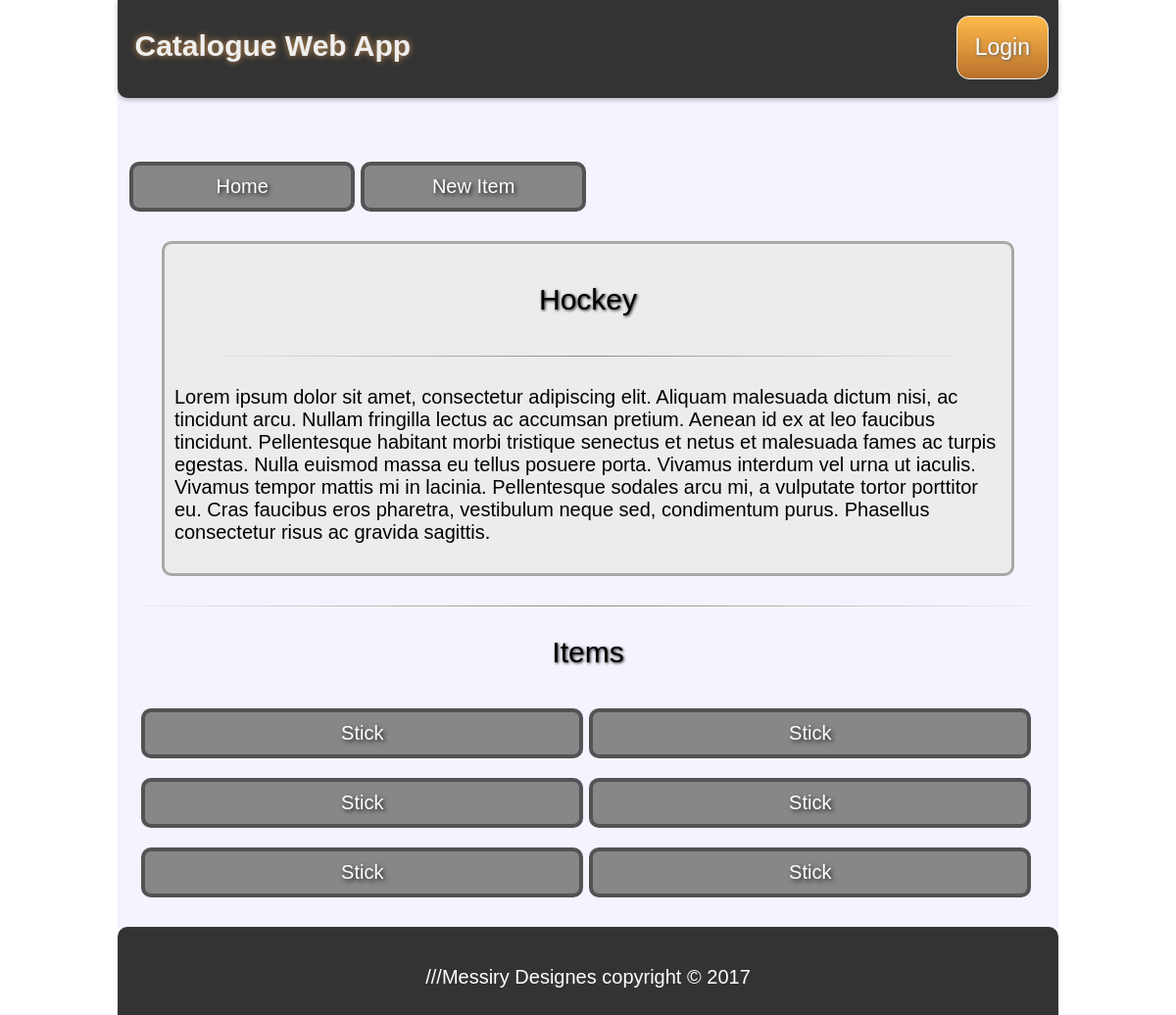
The app's page /category/5/items with its own data.
### database_setup.py (models this page shows, shortened)
class Category(Base):
    __tablename__ = 'category'
    id = Column(Integer, primary_key=True)
    name = Column(String(250), nullable=False)
    description = Column(String(250), nullable=False)
    user_id = Column(Integer, ForeignKey('user.id'))
    user = relationship(User)

class Cat_Item(Base):
    __tablename__ = 'cat_item'
    name = Column(String(80), nullable=False)
    id = Column(Integer, primary_key=True)
    description = Column(String(250), nullable=False)
    date = Column(DateTime, default=datetime.datetime.utcnow)
    category_id = Column(Integer, ForeignKey('category.id'))
    category = relationship(Category)
    user_id = Column(Integer, ForeignKey('user.id'))
    user = relationship(User)

### app.py (the view)
@app.route('/category/<int:cat_id>/items', methods=['GET'])
def Show_Items(cat_id):
    if request.method == 'GET':
        cat = session.query(Category).filter_by(id=cat_id).one()
        items = session.query(Cat_Item).filter_by(category_id=cat_id).all()
        return render_template("category_items.html",
                               cat=cat,
                               items=items,
                               username=bool_username())

### app.py (called while the page is built)
def bool_username():
    if 'username' not in login_session:
        return False
    else:
        return True

### templates/category_items.html (shortened to what this page needs)
{% extends "struct.html" %}
{% block content %}
{% include "header.html" %}
<div class="content-container">
        <div class="btns-wrapper-1">
            <div class="action-btn">
                <a href="{{url_for('Main_Index')}}">
                    <button class="btn-4">Home</button>
                </a>
            </div>
            <div class="action-btn">
                <a href="{{url_for('New_Item',cat_id=cat.id)}}">
                    <button class="btn-4">New Item</button>
                </a>
            </div>
        </div>
        <div class="catItem_container">
            <div class="box-1">
                <p class="catItem-name">{{cat.name}}</p>
                <hr>
                <p class="catItem-desc">{{cat.description}}</p>
            </div>
        </div>
        <hr>
        <div class="items-container">
            <div class="block-header">
                <p>Items</p>
            </div>
        {% if items %}
            {% for item in items %}
            <div class="cat-item">
                <a href="{{url_for('Show_Item',cat_id=cat.id,item_id=item.id)}}">
                    <button class="btn-4">{{item.name}}</button>
                </a>
            </div>
            {% endfor %}
        {% else %}
            <p style="font-size: 20px; font-family: arial;">No Items</p>
        {% endif %}
        </div>
</div>
{% endblock %}

### static/styles.css (style rules this page uses)
body { background-color: #ffffff; font-family: Helvetica , arial , sans-serif ; font-weight: normal; width: 100% ; height: 100%; font-size: 20px; margin: 0px; padding: 0px; display: inline-block; }
hr { margin: 1em; border: 0; height: 1px; background-image: -webkit-linear-gradient(left, #f0f0f0, #8c8b8b, #f0f0f0); background-image: -moz-linear-gradient(left, #f0f0f0, #8c8b8b, #f0f0f0); background-image: -ms-linear-gradient(left, #f0f0f0, #8c8b8b, #f0f0f0); background-image: -o-linear-gradient(left, #f0f0f0, #8c8b8b, #f0f0f0); }
.content-container { width: 100%; min-height: calc(100vh - 244px); padding: 0; margin-bottom: 20px; }
nav a,button { min-width: 40px; min-height: 40px; }
.categories-container , .items-container { width: 95%; min-height: 100%; margin: auto; padding: 0; }
.category , .cat-item-main, .cat-item { width: 49.5%; display: inline-block; margin-top: 5px; text-align: center; margin-bottom: 10px; }
.block-header { text-align: center; font-size: 30px; text-shadow: 1px 1px 3px #1c1c1c; font-family: Arial; }
.catItem-name { padding: 10px; font-size: 30px; text-shadow: 1px 1px 3px #1c1c1c; font-family: Arial; text-align: center; }
.catItem-desc { padding: 10px; }
.box-1 { width: 90%; margin: auto; margin-bottom: 30px; -webkit-border-radius: 10; -moz-border-radius: 10; border-radius: 10px; background: #ececec; border: solid #a8a8a8 3px; text-decoration: none; }

### static/btns.css (style rules this page uses)
.btn-4 { margin-top: 5px; width: 100%; -webkit-border-radius: 10; -moz-border-radius: 10; border-radius: 10px; text-shadow: 2px 2px 4px #1c1b1c; font-family: Arial; color: #ffffff; font-size: 20px; background: #878787; padding: 10px 20px 10px 20px; border: solid #515354 4px; text-decoration: none; }
.action-btn { width: 24%; margin-top: 30px; margin-bottom: 30px; display: inline-block; }
.btns-wrapper-1 { margin-left: 12px; width: 100%; margin-top: 30px; }

### records on screen
Category: name "Hockey", description "Lorem ipsum dolor sit amet, consectetur adipiscing elit. Aliquam malesuada dictum nisi, ac tincidunt arcu. Nullam fringilla lectus ac accumsan pretium. Aenean id ex at leo faucibus tincidunt. Pellentesque habitant morbi tristique senectus et netus et malesuada fames ac turpis egestas. Nulla euismod massa eu tellus posuere porta. Vivamus interdum vel urna ut iaculis. Vivamus tempor mattis mi in lacinia. Pellentesque sodales arcu mi, a vulputate tortor porttitor eu. Cras faucibus eros pharetra, vestibulum neque sed, condimentum purus. Phasellus consectetur risus ac gravida sagittis."
Cat_Item: name "Stick"
Cat_Item: name "Stick"
Cat_Item: name "Stick"
Cat_Item: name "Stick"
Cat_Item: name "Stick"
Cat_Item: name "Stick"
